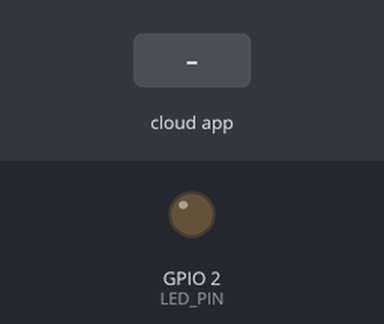
Recording of a sketch running on a simulated ESP8266 (NodeMCU). Parts: output pins drawn as LEDs (lit = HIGH). Inputs (shaded band) come from the test bench. WiFi joins after 1.5 s; servers stay silent unless stated; the Firebase database answers and starts empty; what the sketch prints to the serial monitor is not drawn.

Above: at 2.7 s.
2.8 s: the phone or cloud app sets LEDDD to ON
At 3.4 s:
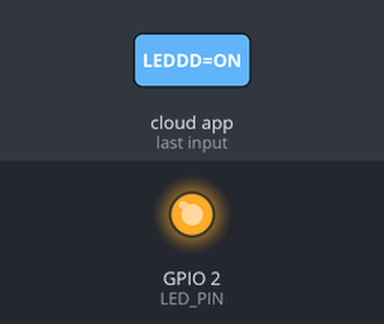
4.3 s: the phone or cloud app sets LEDDD to OFF
At 6.4 s:
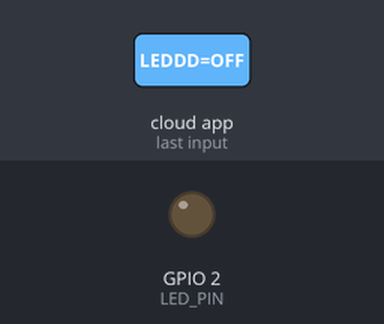
Timing chart, 0 to 7.9 s (numbered marks = the images above; inputs shaded):
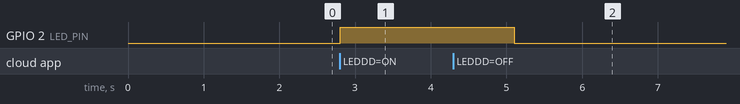

The sketch:

LEDFIREBASEONOFF.ino
```cpp
#include <FirebaseESP8266.h>
#include <ESP8266WiFi.h>
//wifi credentials
#define WIFI_SSID "name of wifi"
#define WIFI_PASSWORD "password"
 //Firebase credentials
#define FIREBASE_HOST "friebase  project link"   // Without "https://"
#define FIREBASE_AUTH "Aut token in firebase"
// DHT setup
#define LED_PIN 2
FirebaseData firebaseData;
FirebaseConfig config;
FirebaseAuth auth;
void setup()
{
   Serial.begin(115200);
   pinMode(LED_PIN, OUTPUT);
   WiFi.begin(WIFI_SSID, WIFI_PASSWORD);
  Serial.print("Connecting to WiFi");
   while (WiFi.status() != WL_CONNECTED) {
    delay(500);
    Serial.print(".");
  }
  Serial.println("\Connected to WiFi");
  //set firebase config
  config.host = FIREBASE_HOST;
  config.signer.tokens.legacy_token = FIREBASE_AUTH;
  // No authentication needed with legacy token
  Firebase.begin(&config,&auth);
  Firebase.reconnectWiFi(true);

}
void loop()
{
 if (Firebase.getString(firebaseData, "/LEDDD")) {
    String ledState = firebaseData.stringData();
    Serial.println("LEDDD: " + ledState);

    if (ledState == "ON") {
      digitalWrite(LED_PIN, HIGH);
    } else if (ledState == "OFF") {
      digitalWrite(LED_PIN, LOW);
    }
  } else {
    Serial.println("Error: " + firebaseData.errorReason());
  }

  delay(1000);  // check every second
}
```

Measured:
- after the input at 2.8 s, GPIO 2 (LED_PIN): LOW → HIGH at once
- after the input at 4.3 s, GPIO 2 (LED_PIN): HIGH → LOW after 0.80 s
